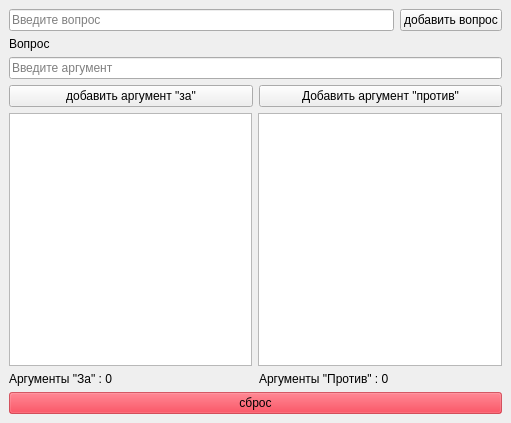
<?xml version="1.0" encoding="UTF-8"?>
<ui version="4.0">
 <class>MainWindow</class>
 <widget class="QMainWindow" name="MainWindow">
  <property name="geometry">
   <rect>
    <x>0</x>
    <y>0</y>
    <width>511</width>
    <height>423</height>
   </rect>
  </property>
  <property name="windowTitle">
   <string>MainWindow</string>
  </property>
  <widget class="QWidget" name="centralwidget">
   <layout class="QVBoxLayout" name="verticalLayout">
    <item>
     <layout class="QHBoxLayout" name="horizontalLayout">
      <item>
       <widget class="QLineEdit" name="qwestion_input">
        <property name="toolTip">
         <string>&lt;html&gt;&lt;head/&gt;&lt;body&gt;&lt;p&gt;qwe&lt;/p&gt;&lt;/body&gt;&lt;/html&gt;</string>
        </property>
        <property name="text">
         <string/>
        </property>
        <property name="placeholderText">
         <string>Введите вопрос</string>
        </property>
       </widget>
      </item>
      <item>
       <widget class="QPushButton" name="qwestion_add">
        <property name="text">
         <string>добавить вопрос</string>
        </property>
       </widget>
      </item>
     </layout>
    </item>
    <item>
     <widget class="QLabel" name="qwestion">
      <property name="text">
       <string>Вопрос</string>
      </property>
     </widget>
    </item>
    <item>
     <widget class="QLineEdit" name="arg_input">
      <property name="text">
       <string/>
      </property>
      <property name="placeholderText">
       <string>Введите аргумент</string>
      </property>
     </widget>
    </item>
    <item>
     <layout class="QHBoxLayout" name="horizontalLayout_2">
      <item>
       <widget class="QPushButton" name="arg_za">
        <property name="text">
         <string>добавить аргумент &quot;за&quot;</string>
        </property>
       </widget>
      </item>
      <item>
       <widget class="QPushButton" name="arp_prot">
        <property name="text">
         <string>Добавить аргумент &quot;против&quot;</string>
        </property>
       </widget>
      </item>
     </layout>
    </item>
    <item>
     <layout class="QHBoxLayout" name="horizontalLayout_3">
      <item>
       <widget class="QListWidget" name="args_za"/>
      </item>
      <item>
       <widget class="QListWidget" name="args_prot"/>
      </item>
     </layout>
    </item>
    <item>
     <layout class="QHBoxLayout" name="horizontalLayout_5">
      <item>
       <widget class="QLabel" name="num_za">
        <property name="text">
         <string>Аргументы &quot;За&quot; : 0</string>
        </property>
       </widget>
      </item>
      <item>
       <widget class="QLabel" name="num_prot">
        <property name="text">
         <string>Аргументы &quot;Против&quot; : 0 </string>
        </property>
       </widget>
      </item>
     </layout>
    </item>
    <item>
     <widget class="QPushButton" name="reset">
      <property name="styleSheet">
       <string notr="true">background-color: rgba(255, 0, 24, 135);</string>
      </property>
      <property name="text">
       <string>сброс</string>
      </property>
     </widget>
    </item>
   </layout>
  </widget>
 </widget>
 <resources/>
 <connections/>
</ui>
